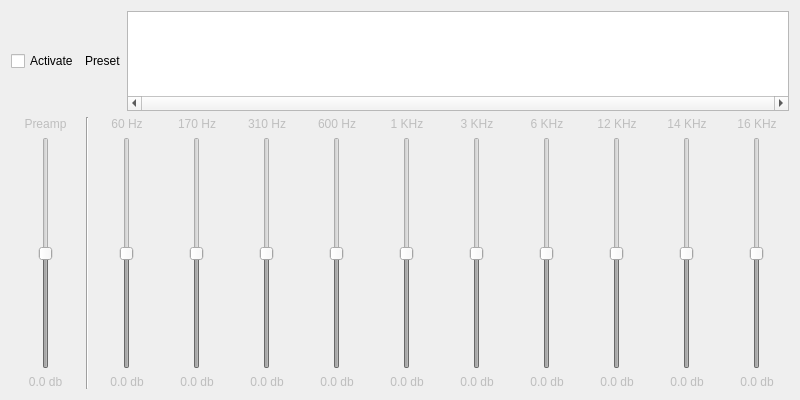
<?xml version="1.0" encoding="UTF-8"?>
<ui version="4.0">
 <class>EqualizerDialog</class>
 <widget class="QWidget" name="EqualizerDialog">
  <property name="geometry">
   <rect>
    <x>0</x>
    <y>0</y>
    <width>800</width>
    <height>400</height>
   </rect>
  </property>
  <property name="windowTitle">
   <string>Equalizer</string>
  </property>
  <layout class="QVBoxLayout" name="verticalLayout" stretch="0,1">
   <item>
    <layout class="QHBoxLayout" name="horizontalLayout">
     <item>
      <widget class="QCheckBox" name="toggleEqualizer">
       <property name="text">
        <string>Activate</string>
       </property>
      </widget>
     </item>
     <item>
      <widget class="QLabel" name="presetLabel">
       <property name="sizePolicy">
        <sizepolicy hsizetype="Preferred" vsizetype="Fixed">
         <horstretch>0</horstretch>
         <verstretch>0</verstretch>
        </sizepolicy>
       </property>
       <property name="text">
        <string>Preset</string>
       </property>
      </widget>
     </item>
     <item>
      <widget class="QListWidget" name="presetList">
       <property name="sizePolicy">
        <sizepolicy hsizetype="Expanding" vsizetype="Minimum">
         <horstretch>0</horstretch>
         <verstretch>0</verstretch>
        </sizepolicy>
       </property>
       <property name="maximumSize">
        <size>
         <width>16777215</width>
         <height>100</height>
        </size>
       </property>
       <property name="verticalScrollBarPolicy">
        <enum>Qt::ScrollBarAlwaysOff</enum>
       </property>
       <property name="horizontalScrollBarPolicy">
        <enum>Qt::ScrollBarAlwaysOn</enum>
       </property>
       <property name="editTriggers">
        <set>QAbstractItemView::NoEditTriggers</set>
       </property>
       <property name="showDropIndicator" stdset="0">
        <bool>false</bool>
       </property>
       <property name="iconSize">
        <size>
         <width>32</width>
         <height>32</height>
        </size>
       </property>
       <property name="horizontalScrollMode">
        <enum>QAbstractItemView::ScrollPerPixel</enum>
       </property>
       <property name="flow">
        <enum>QListView::TopToBottom</enum>
       </property>
       <property name="gridSize">
        <size>
         <width>140</width>
         <height>75</height>
        </size>
       </property>
       <property name="viewMode">
        <enum>QListView::IconMode</enum>
       </property>
       <property name="wordWrap">
        <bool>true</bool>
       </property>
      </widget>
     </item>
    </layout>
   </item>
   <item>
    <layout class="QHBoxLayout" name="horizontalLayout_2" stretch="1,0,10">
     <item>
      <layout class="QGridLayout" name="gridLayout_2">
       <item row="0" column="0">
        <widget class="QLabel" name="label_preamp">
         <property name="enabled">
          <bool>false</bool>
         </property>
         <property name="text">
          <string>Preamp</string>
         </property>
         <property name="alignment">
          <set>Qt::AlignCenter</set>
         </property>
        </widget>
       </item>
       <item row="1" column="0">
        <widget class="MiamSlider" name="preamp_slider">
         <property name="enabled">
          <bool>false</bool>
         </property>
         <property name="sizePolicy">
          <sizepolicy hsizetype="Minimum" vsizetype="Expanding">
           <horstretch>0</horstretch>
           <verstretch>0</verstretch>
          </sizepolicy>
         </property>
         <property name="minimum">
          <number>-200</number>
         </property>
         <property name="maximum">
          <number>200</number>
         </property>
         <property name="pageStep">
          <number>20</number>
         </property>
         <property name="orientation">
          <enum>Qt::Vertical</enum>
         </property>
        </widget>
       </item>
       <item row="2" column="0">
        <widget class="QLabel" name="preamp_label">
         <property name="enabled">
          <bool>false</bool>
         </property>
         <property name="text">
          <string notr="true">0.0 db</string>
         </property>
         <property name="alignment">
          <set>Qt::AlignCenter</set>
         </property>
        </widget>
       </item>
      </layout>
     </item>
     <item>
      <widget class="Line" name="line">
       <property name="orientation">
        <enum>Qt::Vertical</enum>
       </property>
      </widget>
     </item>
     <item>
      <layout class="QGridLayout" name="gridLayout">
       <item row="2" column="2">
        <widget class="QLabel" name="band_02_label">
         <property name="enabled">
          <bool>false</bool>
         </property>
         <property name="text">
          <string notr="true">0.0 db</string>
         </property>
         <property name="alignment">
          <set>Qt::AlignCenter</set>
         </property>
        </widget>
       </item>
       <item row="2" column="5">
        <widget class="QLabel" name="band_05_label">
         <property name="enabled">
          <bool>false</bool>
         </property>
         <property name="text">
          <string notr="true">0.0 db</string>
         </property>
         <property name="alignment">
          <set>Qt::AlignCenter</set>
         </property>
        </widget>
       </item>
       <item row="2" column="3">
        <widget class="QLabel" name="band_03_label">
         <property name="enabled">
          <bool>false</bool>
         </property>
         <property name="text">
          <string notr="true">0.0 db</string>
         </property>
         <property name="alignment">
          <set>Qt::AlignCenter</set>
         </property>
        </widget>
       </item>
       <item row="2" column="4">
        <widget class="QLabel" name="band_04_label">
         <property name="enabled">
          <bool>false</bool>
         </property>
         <property name="text">
          <string notr="true">0.0 db</string>
         </property>
         <property name="alignment">
          <set>Qt::AlignCenter</set>
         </property>
        </widget>
       </item>
       <item row="2" column="6">
        <widget class="QLabel" name="band_06_label">
         <property name="enabled">
          <bool>false</bool>
         </property>
         <property name="text">
          <string notr="true">0.0 db</string>
         </property>
         <property name="alignment">
          <set>Qt::AlignCenter</set>
         </property>
        </widget>
       </item>
       <item row="2" column="9">
        <widget class="QLabel" name="band_09_label">
         <property name="enabled">
          <bool>false</bool>
         </property>
         <property name="text">
          <string notr="true">0.0 db</string>
         </property>
         <property name="alignment">
          <set>Qt::AlignCenter</set>
         </property>
        </widget>
       </item>
       <item row="2" column="1">
        <widget class="QLabel" name="band_01_label">
         <property name="enabled">
          <bool>false</bool>
         </property>
         <property name="text">
          <string notr="true">0.0 db</string>
         </property>
         <property name="alignment">
          <set>Qt::AlignCenter</set>
         </property>
        </widget>
       </item>
       <item row="2" column="7">
        <widget class="QLabel" name="band_07_label">
         <property name="enabled">
          <bool>false</bool>
         </property>
         <property name="text">
          <string notr="true">0.0 db</string>
         </property>
         <property name="alignment">
          <set>Qt::AlignCenter</set>
         </property>
        </widget>
       </item>
       <item row="2" column="8">
        <widget class="QLabel" name="band_08_label">
         <property name="enabled">
          <bool>false</bool>
         </property>
         <property name="text">
          <string notr="true">0.0 db</string>
         </property>
         <property name="alignment">
          <set>Qt::AlignCenter</set>
         </property>
        </widget>
       </item>
       <item row="2" column="10">
        <widget class="QLabel" name="band_10_label">
         <property name="enabled">
          <bool>false</bool>
         </property>
         <property name="text">
          <string notr="true">0.0 db</string>
         </property>
         <property name="alignment">
          <set>Qt::AlignCenter</set>
         </property>
        </widget>
       </item>
       <item row="1" column="4">
        <widget class="MiamSlider" name="band_04_slider">
         <property name="enabled">
          <bool>false</bool>
         </property>
         <property name="sizePolicy">
          <sizepolicy hsizetype="Minimum" vsizetype="Expanding">
           <horstretch>0</horstretch>
           <verstretch>0</verstretch>
          </sizepolicy>
         </property>
         <property name="minimum">
          <number>-200</number>
         </property>
         <property name="maximum">
          <number>200</number>
         </property>
         <property name="pageStep">
          <number>20</number>
         </property>
         <property name="orientation">
          <enum>Qt::Vertical</enum>
         </property>
        </widget>
       </item>
       <item row="1" column="1">
        <widget class="MiamSlider" name="band_01_slider">
         <property name="enabled">
          <bool>false</bool>
         </property>
         <property name="sizePolicy">
          <sizepolicy hsizetype="Minimum" vsizetype="Expanding">
           <horstretch>0</horstretch>
           <verstretch>0</verstretch>
          </sizepolicy>
         </property>
         <property name="minimum">
          <number>-200</number>
         </property>
         <property name="maximum">
          <number>200</number>
         </property>
         <property name="pageStep">
          <number>20</number>
         </property>
         <property name="orientation">
          <enum>Qt::Vertical</enum>
         </property>
        </widget>
       </item>
       <item row="1" column="3">
        <widget class="MiamSlider" name="band_03_slider">
         <property name="enabled">
          <bool>false</bool>
         </property>
         <property name="sizePolicy">
          <sizepolicy hsizetype="Minimum" vsizetype="Expanding">
           <horstretch>0</horstretch>
           <verstretch>0</verstretch>
          </sizepolicy>
         </property>
         <property name="minimum">
          <number>-200</number>
         </property>
         <property name="maximum">
          <number>200</number>
         </property>
         <property name="pageStep">
          <number>20</number>
         </property>
         <property name="orientation">
          <enum>Qt::Vertical</enum>
         </property>
        </widget>
       </item>
       <item row="1" column="6">
        <widget class="MiamSlider" name="band_06_slider">
         <property name="enabled">
          <bool>false</bool>
         </property>
         <property name="sizePolicy">
          <sizepolicy hsizetype="Minimum" vsizetype="Expanding">
           <horstretch>0</horstretch>
           <verstretch>0</verstretch>
          </sizepolicy>
         </property>
         <property name="minimum">
          <number>-200</number>
         </property>
         <property name="maximum">
          <number>200</number>
         </property>
         <property name="pageStep">
          <number>20</number>
         </property>
         <property name="orientation">
          <enum>Qt::Vertical</enum>
         </property>
        </widget>
       </item>
       <item row="1" column="2">
        <widget class="MiamSlider" name="band_02_slider">
         <property name="enabled">
          <bool>false</bool>
         </property>
         <property name="sizePolicy">
          <sizepolicy hsizetype="Minimum" vsizetype="Expanding">
           <horstretch>0</horstretch>
           <verstretch>0</verstretch>
          </sizepolicy>
         </property>
         <property name="minimum">
          <number>-200</number>
         </property>
         <property name="maximum">
          <number>200</number>
         </property>
         <property name="pageStep">
          <number>20</number>
         </property>
         <property name="orientation">
          <enum>Qt::Vertical</enum>
         </property>
        </widget>
       </item>
       <item row="1" column="5">
        <widget class="MiamSlider" name="band_05_slider">
         <property name="enabled">
          <bool>false</bool>
         </property>
         <property name="sizePolicy">
          <sizepolicy hsizetype="Minimum" vsizetype="Expanding">
           <horstretch>0</horstretch>
           <verstretch>0</verstretch>
          </sizepolicy>
         </property>
         <property name="minimum">
          <number>-200</number>
         </property>
         <property name="maximum">
          <number>200</number>
         </property>
         <property name="pageStep">
          <number>20</number>
         </property>
         <property name="orientation">
          <enum>Qt::Vertical</enum>
         </property>
        </widget>
       </item>
       <item row="1" column="8">
        <widget class="MiamSlider" name="band_08_slider">
         <property name="enabled">
          <bool>false</bool>
         </property>
         <property name="sizePolicy">
          <sizepolicy hsizetype="Minimum" vsizetype="Expanding">
           <horstretch>0</horstretch>
           <verstretch>0</verstretch>
          </sizepolicy>
         </property>
         <property name="minimum">
          <number>-200</number>
         </property>
         <property name="maximum">
          <number>200</number>
         </property>
         <property name="pageStep">
          <number>20</number>
         </property>
         <property name="orientation">
          <enum>Qt::Vertical</enum>
         </property>
        </widget>
       </item>
       <item row="1" column="10">
        <widget class="MiamSlider" name="band_10_slider">
         <property name="enabled">
          <bool>false</bool>
         </property>
         <property name="sizePolicy">
          <sizepolicy hsizetype="Minimum" vsizetype="Expanding">
           <horstretch>0</horstretch>
           <verstretch>0</verstretch>
          </sizepolicy>
         </property>
         <property name="minimum">
          <number>-200</number>
         </property>
         <property name="maximum">
          <number>200</number>
         </property>
         <property name="orientation">
          <enum>Qt::Vertical</enum>
         </property>
        </widget>
       </item>
       <item row="1" column="9">
        <widget class="MiamSlider" name="band_09_slider">
         <property name="enabled">
          <bool>false</bool>
         </property>
         <property name="sizePolicy">
          <sizepolicy hsizetype="Minimum" vsizetype="Expanding">
           <horstretch>0</horstretch>
           <verstretch>0</verstretch>
          </sizepolicy>
         </property>
         <property name="minimum">
          <number>-200</number>
         </property>
         <property name="maximum">
          <number>200</number>
         </property>
         <property name="orientation">
          <enum>Qt::Vertical</enum>
         </property>
        </widget>
       </item>
       <item row="1" column="7">
        <widget class="MiamSlider" name="band_07_slider">
         <property name="enabled">
          <bool>false</bool>
         </property>
         <property name="sizePolicy">
          <sizepolicy hsizetype="Minimum" vsizetype="Expanding">
           <horstretch>0</horstretch>
           <verstretch>0</verstretch>
          </sizepolicy>
         </property>
         <property name="minimum">
          <number>-200</number>
         </property>
         <property name="maximum">
          <number>200</number>
         </property>
         <property name="pageStep">
          <number>20</number>
         </property>
         <property name="orientation">
          <enum>Qt::Vertical</enum>
         </property>
        </widget>
       </item>
       <item row="0" column="2">
        <widget class="QLabel" name="label_band_02">
         <property name="enabled">
          <bool>false</bool>
         </property>
         <property name="text">
          <string notr="true">170 Hz</string>
         </property>
         <property name="alignment">
          <set>Qt::AlignCenter</set>
         </property>
        </widget>
       </item>
       <item row="0" column="1">
        <widget class="QLabel" name="label_band_01">
         <property name="enabled">
          <bool>false</bool>
         </property>
         <property name="text">
          <string notr="true">60 Hz</string>
         </property>
         <property name="alignment">
          <set>Qt::AlignCenter</set>
         </property>
        </widget>
       </item>
       <item row="0" column="8">
        <widget class="QLabel" name="label_band_08">
         <property name="enabled">
          <bool>false</bool>
         </property>
         <property name="text">
          <string notr="true">12 KHz</string>
         </property>
         <property name="alignment">
          <set>Qt::AlignCenter</set>
         </property>
        </widget>
       </item>
       <item row="0" column="3">
        <widget class="QLabel" name="label_band_03">
         <property name="enabled">
          <bool>false</bool>
         </property>
         <property name="text">
          <string notr="true">310 Hz</string>
         </property>
         <property name="alignment">
          <set>Qt::AlignCenter</set>
         </property>
        </widget>
       </item>
       <item row="0" column="5">
        <widget class="QLabel" name="label_band_05">
         <property name="enabled">
          <bool>false</bool>
         </property>
         <property name="text">
          <string notr="true">1 KHz</string>
         </property>
         <property name="alignment">
          <set>Qt::AlignCenter</set>
         </property>
        </widget>
       </item>
       <item row="0" column="4">
        <widget class="QLabel" name="label_band_04">
         <property name="enabled">
          <bool>false</bool>
         </property>
         <property name="text">
          <string notr="true">600 Hz</string>
         </property>
         <property name="alignment">
          <set>Qt::AlignCenter</set>
         </property>
        </widget>
       </item>
       <item row="0" column="9">
        <widget class="QLabel" name="label_band_09">
         <property name="enabled">
          <bool>false</bool>
         </property>
         <property name="text">
          <string notr="true">14 KHz</string>
         </property>
         <property name="alignment">
          <set>Qt::AlignCenter</set>
         </property>
        </widget>
       </item>
       <item row="0" column="7">
        <widget class="QLabel" name="label_band_07">
         <property name="enabled">
          <bool>false</bool>
         </property>
         <property name="text">
          <string notr="true">6 KHz</string>
         </property>
         <property name="alignment">
          <set>Qt::AlignCenter</set>
         </property>
        </widget>
       </item>
       <item row="0" column="10">
        <widget class="QLabel" name="label_band_10">
         <property name="enabled">
          <bool>false</bool>
         </property>
         <property name="text">
          <string notr="true">16 KHz</string>
         </property>
         <property name="alignment">
          <set>Qt::AlignCenter</set>
         </property>
        </widget>
       </item>
       <item row="0" column="6">
        <widget class="QLabel" name="label_band_06">
         <property name="enabled">
          <bool>false</bool>
         </property>
         <property name="text">
          <string notr="true">3 KHz</string>
         </property>
         <property name="alignment">
          <set>Qt::AlignCenter</set>
         </property>
        </widget>
       </item>
      </layout>
     </item>
    </layout>
   </item>
  </layout>
 </widget>
 <customwidgets>
  <customwidget>
   <class>MiamSlider</class>
   <extends>QSlider</extends>
   <header>styling/miamslider.h</header>
  </customwidget>
 </customwidgets>
 <resources/>
 <connections/>
</ui>
